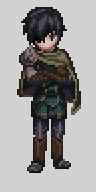

Tiled map render using the project's own tile images. Description and the map definition, with tile-layer contents summarised, below:
An orthogonal 3x6 tile map with 32x32 px tiles, 1 tile layer (Tile Layer 1).

<map version="1.0" orientation="orthogonal" width="3" height="6" tilewidth="32" tileheight="32">
 <tileset firstgid="1" source="../PirateAdventure/Works/eoe.tsx" />
 <layer name="Tile Layer 1" width="3" height="6" opacity="0.82">
  <data>[18 cells, 18 non-empty, 18 distinct tile ids]</data>
 </layer>
</map>
